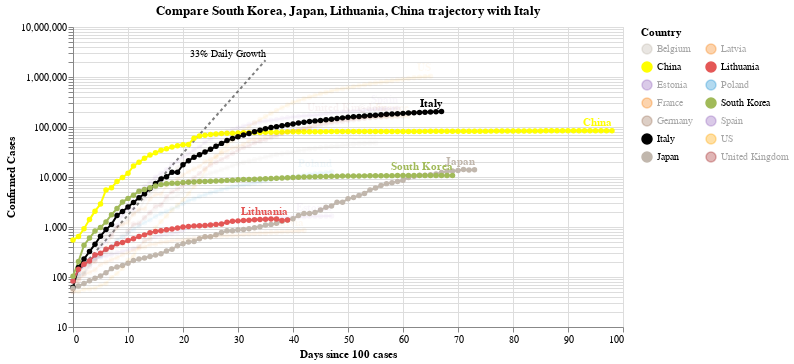

Notebook cell for this chart:
### Code cell
#hide_input
chart3 = make_since_chart(dff2, ['South Korea', 'Japan', 'Lithuania', 'China'], baseline_countries)
chart3

### Figure 1 — Vega-Lite specification as saved in the notebook (floating-point values rounded to 4 significant figures; data arrays with more than 128 entries replaced by an {"elided": "..."} marker saying what was removed)
{"config": {"view": {"continuousWidth": 400, "continuousHeight": 300}}, "layer": [{"mark": {"type": "line", "color": "black", "opacity": 0.5, "strokeDash": [3, 3]}, "encoding": {"x": {"type": "quantitative", "field": "Days since 100 cases"}, "y": {"type": "quantitative", "field": "Confirmed Cases"}}}, {"mark": {"type": "text", "align": "right", "dy": -6, "fontSize": 10, "text": "33% Daily Growth"}, "encoding": {"x": {"type": "quantitative", "field": "Days since 100 cases"}, "y": {"type": "quantitative", "field": "Confirmed Cases"}}, "transform": [{"filter": "(datum['Days since 100 cases'] >= 35)"}]}, {"data": {"name": "data-cfd47774ae409a1e73935272c62b40cb"}, "mark": {"type": "line", "point": true}, "encoding": {"color": {"type": "nominal", "field": "Country", "legend": {"columns": 2}, "scale": {"domain": ["Belgium", "China", "Estonia", "France", "Germany", "Italy", "Japan", "Latvia", "Lithuania", "Poland", "South Korea", "Spain", "US", "United Kingdom"], "range": ["#C1B7AD", "yellow", "#9467bd", "#F58518", "#9D755D", "black", "#C1B7AD", "#F58518", "#E45756", "#2495D3", "#A1BA59", "#9467bd", "orange", "brown"]}}, "opacity": {"condition": {"value": 1, "selection": "selector001"}, "value": 0.05}, "tooltip": [{"type": "nominal", "field": "Country"}, {"type": "temporal", "field": "Date"}, {"type": "quantitative", "field": "Confirmed Cases"}, {"type": "quantitative", "field": "Days since 100 cases"}], "x": {"type": "quantitative", "field": "Days since 100 cases"}, "y": {"type": "quantitative", "field": "Confirmed Cases", "scale": {"type": "log"}}}, "selection": {"selector001": {"type": "multi", "fields": ["Country"], "bind": "legend", "init": [{"Country": "South Korea"}, {"Country": "Japan"}, {"Country": "Lithuania"}, {"Country": "China"}, {"Country": "Italy"}]}}, "width": 550}, {"data": {"name": "data-cfd47774ae409a1e73935272c62b40cb"}, "mark": {"type": "text", "align": "right", "dy": -8, "fontWeight": "bold"}, "encoding": {"color": {"type": "nominal", "field": "Country", "legend": {"columns": 2}, "scale": {"domain": ["Belgium", "China", "Estonia", "France", "Germany", "Italy", "Japan", "Latvia", "Lithuania", "Poland", "South Korea", "Spain", "US", "United Kingdom"], "range": ["#C1B7AD", "yellow", "#9467bd", "#F58518", "#9D755D", "black", "#C1B7AD", "#F58518", "#E45756", "#2495D3", "#A1BA59", "#9467bd", "orange", "brown"]}}, "opacity": {"condition": {"value": 1, "selection": "selector001"}, "value": 0.05}, "text": {"type": "nominal", "field": "Country"}, "tooltip": [{"type": "nominal", "field": "Country"}, {"type": "temporal", "field": "Date"}, {"type": "quantitative", "field": "Confirmed Cases"}, {"type": "quantitative", "field": "Days since 100 cases"}], "x": {"type": "quantitative", "field": "Days since 100 cases"}, "y": {"type": "quantitative", "field": "Confirmed Cases", "scale": {"type": "log"}}}, "transform": [{"filter": "(datum['Date'] >= 1588118400000)"}], "width": 550}], "data": {"name": "data-c1a3bbf4dd040f2e7e8e7a69520e3c2a"}, "title": "Compare South Korea, Japan, Lithuania, China trajectory with Italy", "$schema": "https://vega.github.io/schema/vega-lite/v4.0.2.json", "datasets": {"data-c1a3bbf4dd040f2e7e8e7a69520e3c2a": [{"Days since 100 cases": 0, "Confirmed Cases": 100.0}, {"Days since 100 cases": 1, "Confirmed Cases": 133.0}, {"Days since 100 cases": 2, "Confirmed Cases": 176.9}, {"Days since 100 cases": 3, "Confirmed Cases": 235.3}, {"Days since 100 cases": 4, "Confirmed Cases": 312.9}, {"Days since 100 cases": 5, "Confirmed Cases": 416.2}, {"Days since 100 cases": 6, "Confirmed Cases": 553.5}, {"Days since 100 cases": 7, "Confirmed Cases": 736.1}, {"Days since 100 cases": 8, "Confirmed Cases": 979.1}, {"Days since 100 cases": 9, "Confirmed Cases": 1302.0}, {"Days since 100 cases": 10, "Confirmed Cases": 1732.0}, {"Days since 100 cases": 11, "Confirmed Cases": 2303.0}, {"Days since 100 cases": 12, "Confirmed Cases": 3064.0}, {"Days since 100 cases": 13, "Confirmed Cases": 4074.0}, {"Days since 100 cases": 14, "Confirmed Cases": 5419.0}, {"Days since 100 cases": 15, "Confirmed Cases": 7207.0}, {"Days since 100 cases": 16, "Confirmed Cases": 9586.0}, {"Days since 100 cases": 17, "Confirmed Cases": 12750.0}, {"Days since 100 cases": 18, "Confirmed Cases": 16960.0}, {"Days since 100 cases": 19, "Confirmed Cases": 22550.0}, {"Days since 100 cases": 20, "Confirmed Cases": 29990.0}, {"Days since 100 cases": 21, "Confirmed Cases": 39890.0}, {"Days since 100 cases": 22, "Confirmed Cases": 53060.0}, {"Days since 100 cases": 23, "Confirmed Cases": 70560.0}, {"Days since 100 cases": 24, "Confirmed Cases": 93850.0}, {"Days since 100 cases": 25, "Confirmed Cases": 124800.0}, {"Days since 100 cases": 26, "Confirmed Cases": 166000.0}, {"Days since 100 cases": 27, "Confirmed Cases": 220800.0}, {"Days since 100 cases": 28, "Confirmed Cases": 293700.0}, {"Days since 100 cases": 29, "Confirmed Cases": 390600.0}, {"Days since 100 cases": 30, "Confirmed Cases": 519500.0}, {"Days since 100 cases": 31, "Confirmed Cases": 690900.0}, {"Days since 100 cases": 32, "Confirmed Cases": 918900.0}, {"Days since 100 cases": 33, "Confirmed Cases": 1222000.0}, {"Days since 100 cases": 34, "Confirmed Cases": 1625000.0}, {"Days since 100 cases": 35, "Confirmed Cases": 2162000.0}], "data-cfd47774ae409a1e73935272c62b40cb": {"elided": "853 records"}}}
